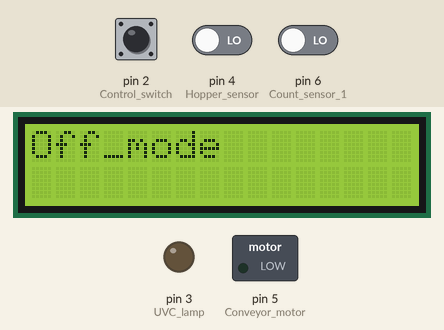
Recording of a sketch running on a simulated Arduino Uno, built with avr-gcc and run on an emulated ATmega328P. Shown: 16×2 character LCD, switched loads named in the sketch (green lamp = pin HIGH), output pins drawn as LEDs (lit = HIGH). The inputs (shaded band) are chosen by the test bench; at power-on: pin 4 (Hopper_sensor) LOW, pin 2 (Control_switch) HIGH, pin 6 (Count_sensor_1) LOW.

Above: at 1.2 s.
1.3 s: pin 4 (Hopper_sensor) driven HIGH
At 3.2 s:
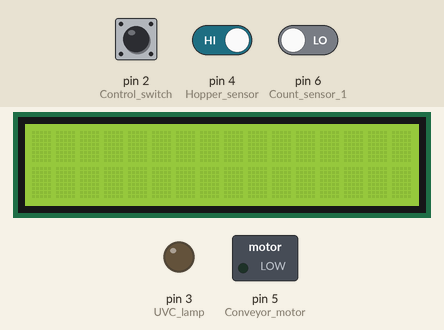
4.4 s: pin 2 (Control_switch) pulled LOW for 1 s
At 6.3 s:
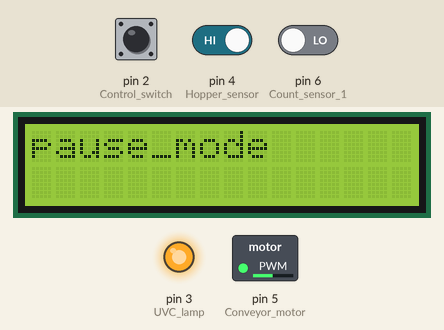
7.9 s: pin 4 (Hopper_sensor) driven LOW
At 10.6 s:
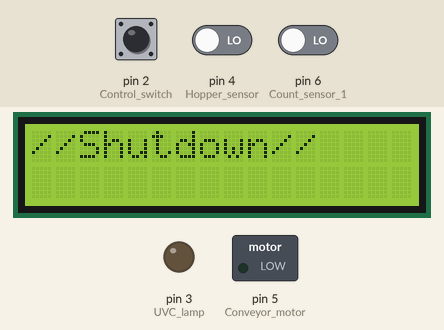
Timing chart, 0 to 12.1 s (numbered marks = the images above; inputs shaded):
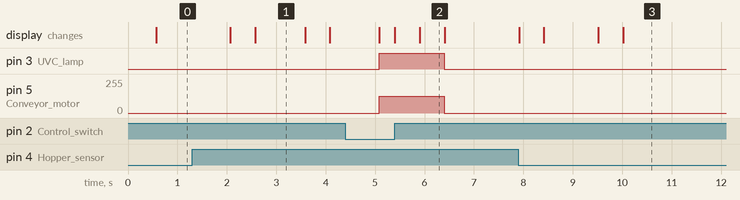

Measured:
- after the input at 1.3 s, the display: first differs from a run without the input after 1.3 s (image 1)
- after the input at 4.4 s, pin 3 (UVC_lamp): LOW → HIGH after 0.69 s, → LOW 1.3 s later; pin 5 (Conveyor_motor): 0/255 → 125/255 after 0.69 s, → 0/255 1.3 s later; the display: first changes after 0.69 s (image 2 shows a later state)
- after the input at 7.9 s, the display: first differs from a run without the input after 1.6 s (image 3 shows a later state)
- what the display in image 1 shows lasts 1.0 s, from 2.6 s to 3.6 s
- what the display in image 2 shows lasts 0.5 s, from 5.9 s to 6.4 s

The sketch:

Code.ino
```cpp
#include <LiquidCrystal.h>

//input pin configuration:
const int Control_switch = 2;
const int Hopper_sensor  = 4;
const int Count_sensor_1 = 6;

//output pin configuration:
const int UVC_lamp       = 3;
const int Conveyor_motor = 5;

//LCD pin configuration:
const int rs = 8, en = 9, d4 = 10, d5 = 11, d6 = 12, d7 = 13; //LCD
LiquidCrystal lcd(rs, en, d4, d5, d6, d7);

//Lamp declaration:
int uvc_intensity = 145; //in µW/cm2:
int uvc_dose = 7000; //µWs/cm2 for sterlizing various microorganism:

//Motor declaration//
int max_speed_motor=30; //rpm:
int true_speed=0;

//conveyor declaration:
int dia_pulley=50; //mm
int length_conveyor=1000; //mm

//PWM declaration:
int dutycycle=0; //(0-100) if 0% means 0rpm 100% means 30rpm:
int pwm_value=0;

//counter declaration:
int count=0;

//Other
float pi = 3.14 ;
int flag = 0 ;

int sterlizing_time()
{
  return(uvc_dose/uvc_intensity);
}

int rpm_calculation()
{
  //V=(d/2)*(2*PI*N)/60://v is linear speed of currency//V=length of conveyor/sterlizing_time:
  return(length_conveyor/sterlizing_time())/(((dia_pulley/2)*(2*pi))/60);
}

int pwm_calculation()//it return 0-255:
{
  true_speed=rpm_calculation();
  return ((true_speed/max_speed_motor)*255);
}

int kick_start()
{
  return 255;
}

int ideal_mode()
{
  lcd.setCursor(0,0);
  lcd.print("ideal_mode");
  delay(500);

  while(1)
   {
   if((digitalRead(Hopper_sensor))==HIGH)
     {
       lcd.clear();
       delay(500);
       run_mode();
     }
    else if(digitalRead(Control_switch)==HIGH&&(digitalRead(Hopper_sensor))==LOW)
    {
      flag=0;
      count=0;
      lcd.clear();
      lcd.setCursor(0,0);
      lcd.print("//Shutdown//");
      delay(500);
     }
      digitalWrite(UVC_lamp, LOW);
      analogWrite(Conveyor_motor,0);
    }
}

int run_mode()
{
  lcd.setCursor(0,0);
  lcd.print("run_mode");
  lcd.setCursor(0,1);
  lcd.print("count=");
  //analogWrite(Conveyor_motor,kick_start());
  while((digitalRead(Hopper_sensor))==HIGH)
  {
   if((digitalRead(Control_switch)==HIGH)&&flag==1)
   {
    lcd.clear();
    delay(500);
    pause_mode();
   }
   else
   {
    digitalWrite(UVC_lamp, HIGH);
    analogWrite(Conveyor_motor,pwm_value=125);
    if(digitalRead(Count_sensor_1)==HIGH)
     {
      count=count+1;
      delay(500);
     }
    lcd.setCursor(7,1);
    lcd.print(count);
   }
  }
  lcd.clear();
  delay(100);
  ideal_mode();
}

int pause_mode()
{
  lcd.setCursor(0,0);
  lcd.print("pause_mode");
  delay(500);
  digitalWrite(UVC_lamp, LOW);
  analogWrite(Conveyor_motor,0);
  while(1)
  {
   if((digitalRead(Control_switch)==HIGH)&&flag==1)
   {
    lcd.clear();
    delay(1000);
    return run_mode();
   }
   else
    {

    }
  }
}

void setup()
{
  //Input setup
  pinMode(Control_switch, INPUT_PULLUP );
  pinMode(Hopper_sensor , INPUT);
  pinMode(Count_sensor_1, INPUT);

  //Output setup
  pinMode(UVC_lamp , OUTPUT);
  pinMode(Conveyor_motor,OUTPUT);

  //LCD setup
  lcd.begin(16, 2);
  Serial.begin(9600);
}

void loop()
{
  lcd.clear();
  lcd.setCursor(0, 1);
  lcd.print("Starting...");
  delay(500);
  pwm_value=pwm_calculation();
  while(1)
  {
   lcd.clear();
   lcd.setCursor(0,0);
   lcd.print("Off_mode");
   delay(1000);
   if(digitalRead(Control_switch)==HIGH)
    {
     flag=1;
    }
   while(flag==1)
    {
    delay(500);
    lcd.clear();
    ideal_mode();
    }
  }
}
```
